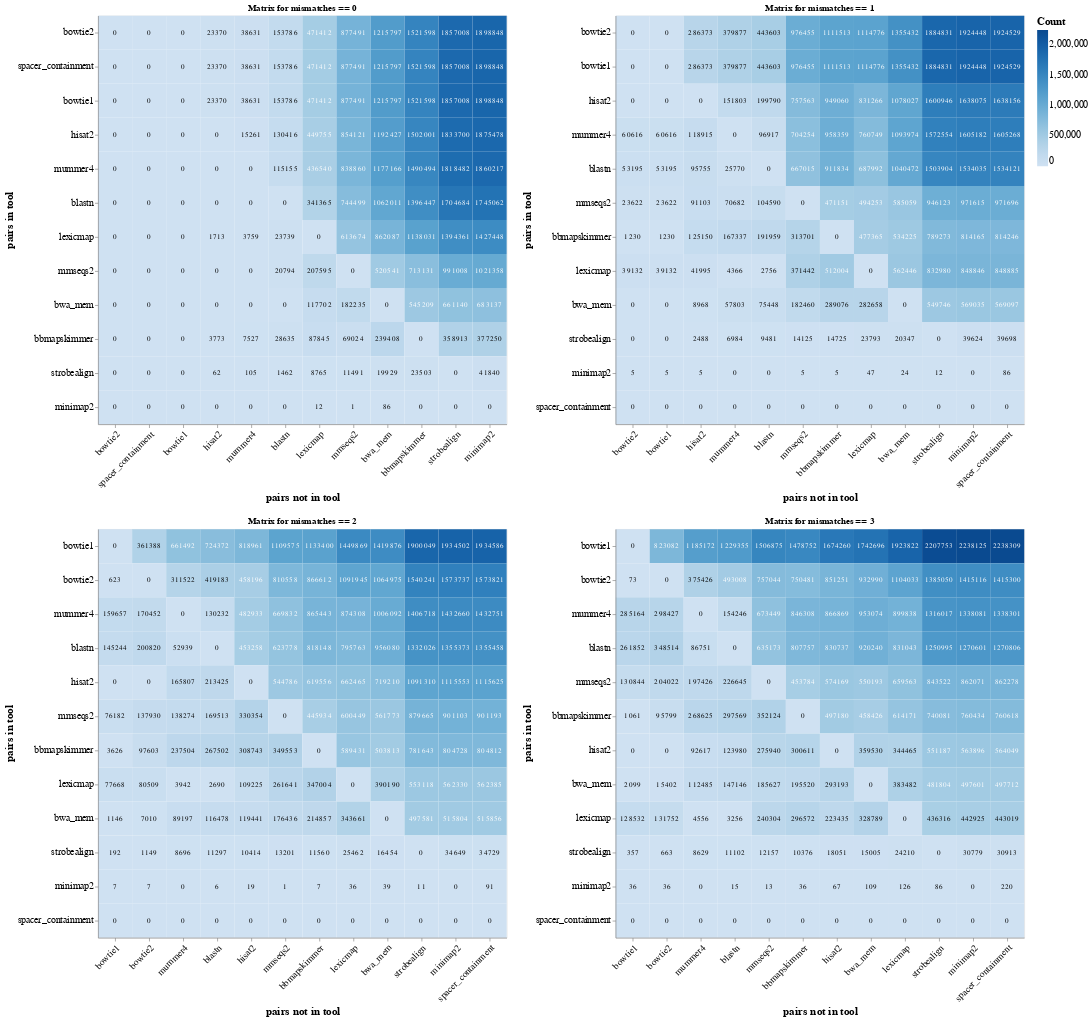

Notebook cell for this chart:
### Markdown cell above
And now, combining the matrixes:

### Code cell
row_1 = alt.hconcat(all_charts[0],all_charts[1])
row_2 = alt.hconcat(all_charts[2],all_charts[3])
chart = alt.vconcat(row_1,row_2)
chart.save("results/simulated/plots/matrix_combined.svg")
chart.save("results/simulated/plots/matrix_combined.pdf",format="pdf")
chart

### Figure 1 — Vega-Lite specification as saved in the notebook (floating-point values rounded to 4 significant figures; data arrays with more than 128 entries replaced by an {"elided": "..."} marker saying what was removed)
{"config": {"view": {"continuousWidth": 300, "continuousHeight": 300}}, "vconcat": [{"hconcat": [{"layer": [{"mark": {"type": "rect"}, "encoding": {"color": {"field": "count", "legend": {"labelFontSize": 14, "title": "Count", "titleFontSize": 16}, "scale": {"scheme": "blues"}, "type": "quantitative"}, "tooltip": [{"field": "in_tool", "type": "nominal"}, {"field": "not_in_tool", "type": "nominal"}, {"field": "count", "type": "quantitative"}], "x": {"axis": {"labelAngle": -45, "labelFontSize": 14, "titleFontSize": 16}, "field": "not_in_tool", "sort": ["bowtie2", "spacer_containment", "bowtie1", "hisat2", "mummer4", "blastn", "lexicmap", "mmseqs2", "bwa_mem", "bbmapskimmer", "strobealign", "minimap2"], "title": "pairs not in tool", "type": "nominal"}, "y": {"axis": {"labelFontSize": 14, "titleFontSize": 16}, "field": "in_tool", "sort": ["bowtie2", "spacer_containment", "bowtie1", "hisat2", "mummer4", "blastn", "lexicmap", "mmseqs2", "bwa_mem", "bbmapskimmer", "strobealign", "minimap2"], "title": "pairs in tool", "type": "nominal"}}, "title": "Matrix for mismatches == 0"}, {"mark": {"type": "text", "baseline": "middle"}, "encoding": {"color": {"condition": {"test": "(datum.count > 410876.78472222225)", "value": "white"}, "value": "black"}, "text": {"field": "count", "format": "d", "type": "quantitative"}, "tooltip": [{"field": "in_tool", "type": "nominal"}, {"field": "not_in_tool", "type": "nominal"}, {"field": "count", "type": "quantitative"}], "x": {"axis": {"labelAngle": -45, "labelFontSize": 14, "titleFontSize": 16}, "field": "not_in_tool", "sort": ["bowtie2", "spacer_containment", "bowtie1", "hisat2", "mummer4", "blastn", "lexicmap", "mmseqs2", "bwa_mem", "bbmapskimmer", "strobealign", "minimap2"], "title": "pairs not in tool", "type": "nominal"}, "y": {"axis": {"labelFontSize": 14, "titleFontSize": 16}, "field": "in_tool", "sort": ["bowtie2", "spacer_containment", "bowtie1", "hisat2", "mummer4", "blastn", "lexicmap", "mmseqs2", "bwa_mem", "bbmapskimmer", "strobealign", "minimap2"], "title": "pairs in tool", "type": "nominal"}}, "title": "Matrix for mismatches == 0"}], "data": {"name": "data-a9cd4271f17f26357603d3276c96faa4"}, "height": 600, "width": 600}, {"layer": [{"mark": {"type": "rect"}, "encoding": {"color": {"field": "count", "legend": {"labelFontSize": 14, "title": "Count", "titleFontSize": 16}, "scale": {"scheme": "blues"}, "type": "quantitative"}, "tooltip": [{"field": "in_tool", "type": "nominal"}, {"field": "not_in_tool", "type": "nominal"}, {"field": "count", "type": "quantitative"}], "x": {"axis": {"labelAngle": -45, "labelFontSize": 14, "titleFontSize": 16}, "field": "not_in_tool", "sort": ["bowtie2", "bowtie1", "hisat2", "mummer4", "blastn", "mmseqs2", "bbmapskimmer", "lexicmap", "bwa_mem", "strobealign", "minimap2", "spacer_containment"], "title": "pairs not in tool", "type": "nominal"}, "y": {"axis": {"labelFontSize": 14, "titleFontSize": 16}, "field": "in_tool", "sort": ["bowtie2", "bowtie1", "hisat2", "mummer4", "blastn", "mmseqs2", "bbmapskimmer", "lexicmap", "bwa_mem", "strobealign", "minimap2", "spacer_containment"], "title": "pairs in tool", "type": "nominal"}}, "title": "Matrix for mismatches == 1"}, {"mark": {"type": "text", "baseline": "middle"}, "encoding": {"color": {"condition": {"test": "(datum.count > 446084.6041666667)", "value": "white"}, "value": "black"}, "text": {"field": "count", "format": "d", "type": "quantitative"}, "tooltip": [{"field": "in_tool", "type": "nominal"}, {"field": "not_in_tool", "type": "nominal"}, {"field": "count", "type": "quantitative"}], "x": {"axis": {"labelAngle": -45, "labelFontSize": 14, "titleFontSize": 16}, "field": "not_in_tool", "sort": ["bowtie2", "bowtie1", "hisat2", "mummer4", "blastn", "mmseqs2", "bbmapskimmer", "lexicmap", "bwa_mem", "strobealign", "minimap2", "spacer_containment"], "title": "pairs not in tool", "type": "nominal"}, "y": {"axis": {"labelFontSize": 14, "titleFontSize": 16}, "field": "in_tool", "sort": ["bowtie2", "bowtie1", "hisat2", "mummer4", "blastn", "mmseqs2", "bbmapskimmer", "lexicmap", "bwa_mem", "strobealign", "minimap2", "spacer_containment"], "title": "pairs in tool", "type": "nominal"}}, "title": "Matrix for mismatches == 1"}], "data": {"name": "data-09da2c10371d8a7a21f36132b7a2c242"}, "height": 600, "width": 600}]}, {"hconcat": [{"layer": [{"mark": {"type": "rect"}, "encoding": {"color": {"field": "count", "legend": {"labelFontSize": 14, "title": "Count", "titleFontSize": 16}, "scale": {"scheme": "blues"}, "type": "quantitative"}, "tooltip": [{"field": "in_tool", "type": "nominal"}, {"field": "not_in_tool", "type": "nominal"}, {"field": "count", "type": "quantitative"}], "x": {"axis": {"labelAngle": -45, "labelFontSize": 14, "titleFontSize": 16}, "field": "not_in_tool", "sort": ["bowtie1", "bowtie2", "mummer4", "blastn", "hisat2", "mmseqs2", "bbmapskimmer", "lexicmap", "bwa_mem", "strobealign", "minimap2", "spacer_containment"], "title": "pairs not in tool", "type": "nominal"}, "y": {"axis": {"labelFontSize": 14, "titleFontSize": 16}, "field": "in_tool", "sort": ["bowtie1", "bowtie2", "mummer4", "blastn", "hisat2", "mmseqs2", "bbmapskimmer", "lexicmap", "bwa_mem", "strobealign", "minimap2", "spacer_containment"], "title": "pairs in tool", "type": "nominal"}}, "title": "Matrix for mismatches == 2"}, {"mark": {"type": "text", "baseline": "middle"}, "encoding": {"color": {"condition": {"test": "(datum.count > 428713.25694444444)", "value": "white"}, "value": "black"}, "text": {"field": "count", "format": "d", "type": "quantitative"}, "tooltip": [{"field": "in_tool", "type": "nominal"}, {"field": "not_in_tool", "type": "nominal"}, {"field": "count", "type": "quantitative"}], "x": {"axis": {"labelAngle": -45, "labelFontSize": 14, "titleFontSize": 16}, "field": "not_in_tool", "sort": ["bowtie1", "bowtie2", "mummer4", "blastn", "hisat2", "mmseqs2", "bbmapskimmer", "lexicmap", "bwa_mem", "strobealign", "minimap2", "spacer_containment"], "title": "pairs not in tool", "type": "nominal"}, "y": {"axis": {"labelFontSize": 14, "titleFontSize": 16}, "field": "in_tool", "sort": ["bowtie1", "bowtie2", "mummer4", "blastn", "hisat2", "mmseqs2", "bbmapskimmer", "lexicmap", "bwa_mem", "strobealign", "minimap2", "spacer_containment"], "title": "pairs in tool", "type": "nominal"}}, "title": "Matrix for mismatches == 2"}], "data": {"name": "data-ed693f893bdb20496fce32fd764d82b2"}, "height": 600, "width": 600}, {"layer": [{"mark": {"type": "rect"}, "encoding": {"color": {"field": "count", "legend": {"labelFontSize": 14, "title": "Count", "titleFontSize": 16}, "scale": {"scheme": "blues"}, "type": "quantitative"}, "tooltip": [{"field": "in_tool", "type": "nominal"}, {"field": "not_in_tool", "type": "nominal"}, {"field": "count", "type": "quantitative"}], "x": {"axis": {"labelAngle": -45, "labelFontSize": 14, "titleFontSize": 16}, "field": "not_in_tool", "sort": ["bowtie1", "bowtie2", "mummer4", "blastn", "mmseqs2", "bbmapskimmer", "hisat2", "bwa_mem", "lexicmap", "strobealign", "minimap2", "spacer_containment"], "title": "pairs not in tool", "type": "nominal"}, "y": {"axis": {"labelFontSize": 14, "titleFontSize": 16}, "field": "in_tool", "sort": ["bowtie1", "bowtie2", "mummer4", "blastn", "mmseqs2", "bbmapskimmer", "hisat2", "bwa_mem", "lexicmap", "strobealign", "minimap2", "spacer_containment"], "title": "pairs in tool", "type": "nominal"}}, "title": "Matrix for mismatches == 3"}, {"mark": {"type": "text", "baseline": "middle"}, "encoding": {"color": {"condition": {"test": "(datum.count > 447594.50694444444)", "value": "white"}, "value": "black"}, "text": {"field": "count", "format": "d", "type": "quantitative"}, "tooltip": [{"field": "in_tool", "type": "nominal"}, {"field": "not_in_tool", "type": "nominal"}, {"field": "count", "type": "quantitative"}], "x": {"axis": {"labelAngle": -45, "labelFontSize": 14, "titleFontSize": 16}, "field": "not_in_tool", "sort": ["bowtie1", "bowtie2", "mummer4", "blastn", "mmseqs2", "bbmapskimmer", "hisat2", "bwa_mem", "lexicmap", "strobealign", "minimap2", "spacer_containment"], "title": "pairs not in tool", "type": "nominal"}, "y": {"axis": {"labelFontSize": 14, "titleFontSize": 16}, "field": "in_tool", "sort": ["bowtie1", "bowtie2", "mummer4", "blastn", "mmseqs2", "bbmapskimmer", "hisat2", "bwa_mem", "lexicmap", "strobealign", "minimap2", "spacer_containment"], "title": "pairs in tool", "type": "nominal"}}, "title": "Matrix for mismatches == 3"}], "data": {"name": "data-4134ee8a330e975d4d6c12d243c474da"}, "height": 600, "width": 600}]}], "$schema": "https://vega.github.io/schema/vega-lite/v5.20.1.json", "datasets": {"data-a9cd4271f17f26357603d3276c96faa4": {"elided": "144 records"}, "data-09da2c10371d8a7a21f36132b7a2c242": {"elided": "144 records"}, "data-ed693f893bdb20496fce32fd764d82b2": {"elided": "144 records"}, "data-4134ee8a330e975d4d6c12d243c474da": {"elided": "144 records"}}}
